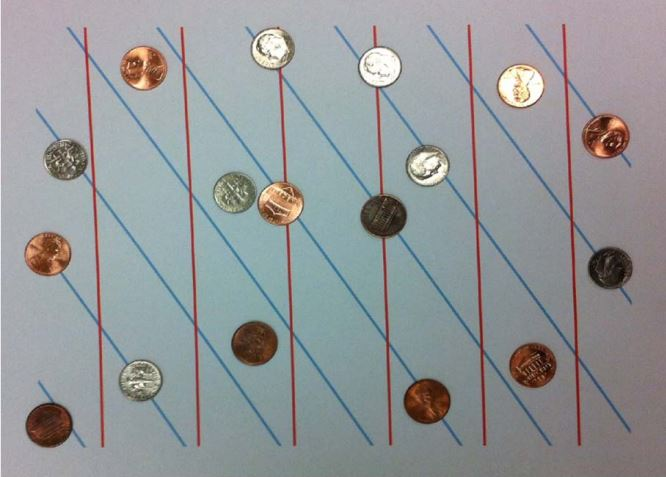
#> input picture original_imgs/hough.jpg, 666 x 477 px
$ python CVIP_proj3_3.py
#> lines starting #> are read from the running program, lines starting #| are printed output that depends on the picture; after the words box and inside, x2 and y2 are one past the last pixel; in counts of white or black regions, pixels touching at a corner belong together
# -*- coding: utf-8 -*-
"""
@author: disha
"""


import numpy as np
import cv2

def hough_lines_acc(img, theta_resolution=1):
    height, width = img.shape
    img_diagonal = np.ceil(np.sqrt(height*height + width*width))
    rhos = np.linspace(-img_diagonal, img_diagonal, img_diagonal*2)
    thetas = np.deg2rad(np.arange(-90, 90, theta_resolution))

    # create the empty Hough Accumulator with dimensions equal to the size of
    # rhos and thetas
    hough_acc = np.zeros((len(rhos), len(thetas)), dtype=np.uint8)
    y_id, x_id = np.nonzero(img) # find all edge (nonzero) pixel indexes

    for i in range(len(x_id)): # cycle through edge points
        x = x_id[i]
        y = y_id[i]

        for i in range(len(thetas)):
            rho = int((x * np.cos(thetas[i]) + y * np.sin(thetas[i])) + img_diagonal)
            hough_acc[rho, i] += 1

    return hough_acc, rhos, thetas

def hough_peaks(hough_acc, num_peaks, nhood_size):
    # loop through number of peaks to identify
    indicies = []
    hough_acc_1 = np.copy(hough_acc)
    for i in range(num_peaks):
        idmax = np.argmax(hough_acc_1)
        hough_acc_idmax = np.unravel_index(idmax, hough_acc_1.shape)
        indicies.append(hough_acc_idmax)


        idmax_y, idmax_x = hough_acc_idmax

        if (idmax_x - (nhood_size/2)) < 0:
            min_x = 0
        else:
            min_x = idmax_x - (nhood_size/2)

        if ((idmax_x + (nhood_size/2) + 1) > hough_acc.shape[1]):
            max_x = hough_acc.shape[1]
        else:
            max_x = idmax_x + (nhood_size/2) + 1


        if (idmax_y - (nhood_size/2)) < 0:
            min_y = 0
        else:
            min_y = idmax_y - (nhood_size/2)
        if ((idmax_y + (nhood_size/2) + 1) > hough_acc.shape[0]):
            max_y = hough_acc.shape[0]
        else:
            max_y = idmax_y + (nhood_size/2) + 1

        for x in range(int(min_x), int(max_x)):
            for y in range(int(min_y), int(max_y)):

                hough_acc_1[y, x] = 0


                if (x == min_x or x == (max_x - 1)):
                    hough_acc[y, x] = 255
                if (y == min_y or y == (max_y - 1)):
                    hough_acc[y, x] = 255

    return indicies, hough_acc

def hough_lines_draw(img, indicies, rhos, thetas):
    for i in range(len(indicies)):
        rho = rhos[indicies[i][0]]
        theta = thetas[indicies[i][1]]
        a = np.cos(theta)
        b = np.sin(theta)
        x0 = a*rho
        y0 = b*rho

        x1 = int(x0 + 1000*(-b))
        y1 = int(y0 + 1000*(a))
        x2 = int(x0 - 1000*(-b))
        y2 = int(y0 - 1000*(a))

        cv2.line(img, (x1, y1), (x2, y2), (0, 255, 0), 2)

# read in shapes image and convert to grayscale
coin_img = cv2.imread('original_imgs/hough.jpg')
#> coin_img is the input picture: shape (477, 666, 3); mean B, G, R 152.7, 150.8, 147.3

img_b = coin_img.copy()

img_b[:, :, 1] = 0
img_b[:, :, 2] = 0

blur_img_b = cv2.GaussianBlur(img_b, (5, 5), 1.5)

coin_edges = cv2.Canny(blur_img_b, 100, 200)
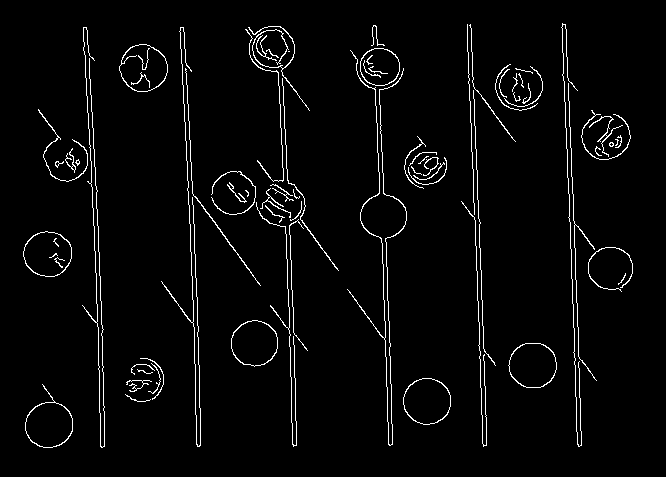
#> coin_edges: shape (477, 666); 3.2% white in thin lines or dots, all inside (x1, y1, x2, y2) = (23, 23, 633, 448)


# run hough_lines_accumulator on the shapes canny_edges image
hough_acc, rhos, thetas = hough_lines_acc(coin_edges)
#> in hough_lines_acc, `y_id, x_id = np.nonzero(img)`: y_id = 10044 values from 23 to 447; x_id = 10044 values, max 632 at index 6358, min 23 at index 6063, mean 326.7
#> the loop in hough_lines_acc, `for i in range(len(x_id)):` made 10044 passes
#> (x, y) on passes 1 to 3: (562, 23), (467, 24), (470, 24)
#> rhos = 1640 values from -820 to 820; thetas = 180 values from -1.57 to 1.55
indicies, hough_acc = hough_peaks(hough_acc, 6, 20) # find peaks
#> the loop in hough_peaks, `for i in range(num_peaks):` made 6 passes
#> (idmax, idmax_y, idmax_x, min_x, max_x, min_y, max_y) on passes 1 to 6: (248668, 1381, 88, 78, 99, 1371, 1392), (232288, 1290, 88, 78, 99, 1280, 1301), (162267, 901, 87, 77, 98, 891, 912), (179547, 997, 87, 77, 98, 987, 1008), (214648, 1192, 88, 78, 99, 1182, 1203), (196827, 1093, 87, 77, 98, 1083, 1104)
#> after the loop in hough_peaks, `for i in range(num_peaks):`:
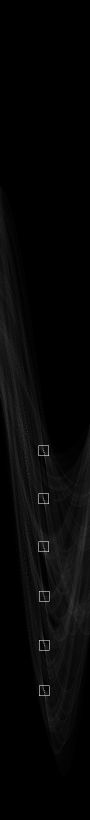
#> hough_acc: shape (1640, 180) (shown at 1/2 size); min 0, max 255, mean 6.5
#> after the loop in hough_peaks, `for i in range(num_peaks):`:
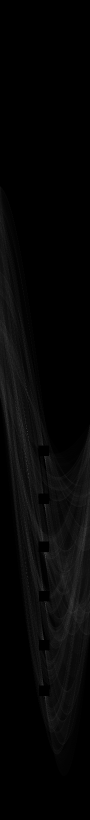
#> hough_acc_1: shape (1640, 180) (shown at 1/2 size); min 0, max 130, mean 5.9
#> after the loop in hough_peaks, `for i in range(num_peaks):`: indicies = [(1381, 88), (1290, 88), (901, 87), (997, 87), (1192, 88), (1093, 87)]
hough_lines_draw(coin_img, indicies, rhos, thetas)
#> the loop in hough_lines_draw, `for i in range(len(indicies)):` made 6 passes
#> (rho, theta, b, x0, y0, x1, y1, x2) on passes 1 to 6: (561.8, -0.0349, -0.0349, 561.5, -19.61, 596, 979, 526), (470.8, -0.0349, -0.0349, 470.5, -16.43, 505, 982, 435), (81.55, -0.0524, -0.0523, 81.44, -4.27, 133, 994, 29), (177.6, -0.0524, -0.0523, 177.4, -9.3, 229, 989, 125), (372.7, -0.0349, -0.0349, 372.5, -13.01, 407, 986, 337), (273.7, -0.0524, -0.0523, 273.3, -14.32, 325, 984, 220)


cv2.imwrite('red_lines.jpg',coin_img)

# read in shapes image and convert to grayscale
coin_img_b = cv2.imread('original_imgs/hough.jpg')

img_b = coin_img_b.copy()

img_b[:, :, 0] = 0
img_b[:, :, 1] = 0


blur_img_b = cv2.GaussianBlur(img_b, (5, 5), 0)

coin_edges_b = cv2.Canny(blur_img_b, 100, 200)
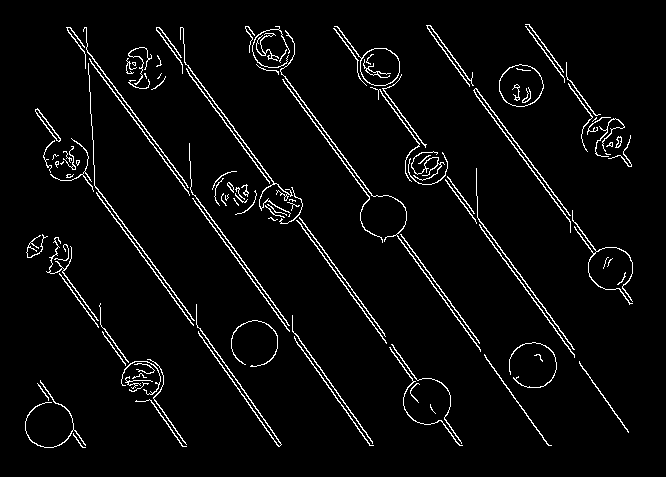
#> coin_edges_b: shape (477, 666); 3.9% white in thin lines or dots, all inside (x1, y1, x2, y2) = (25, 24, 633, 448)


hough_acc, rhos, thetas = hough_lines_acc(coin_edges_b)
#> the loop in hough_lines_acc (call 2), `for i in range(len(x_id)):` made 12302 passes
#> (x, y) on passes 1 to 3: (525, 24), (526, 24), (527, 24)
indicies, hough_acc = hough_peaks(hough_acc, 8, 40) # find peaks
#> call 2 of hough_peaks, with num_peaks = 8, nhood_size = 40
#> the loop in hough_peaks (call 2), `for i in range(num_peaks):` made 8 passes
#> (idmax, hough_acc_idmax, idmax_y, min_y, max_y) on passes 1 to 8: (193374, (1074, 54), 1074, 1054, 1095), (141174, (784, 54), 784, 764, 805), (168174, (934, 54), 934, 914, 955), (154674, (859, 54), 859, 839, 880), (180954, (1005, 54), 1005, 985, 1026), (207594, (1153, 54), 1153, 1133, 1174), (127854, (710, 54), 710, 690, 731), (221994, (1233, 54), 1233, 1213, 1254)
#> after the loop in hough_peaks (call 2), `for i in range(num_peaks):`:
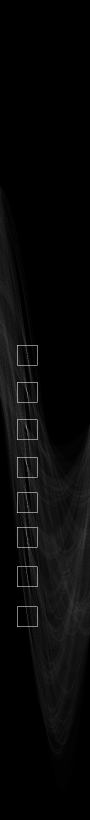
#> hough_acc: shape (1640, 180) (shown at 1/2 size); min 0, max 255, mean 8.5
#> after the loop in hough_peaks (call 2), `for i in range(num_peaks):`:
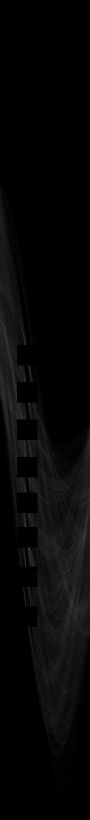
#> hough_acc_1: shape (1640, 180) (shown at 1/2 size); min 0, max 118, mean 6.6
#> after the loop in hough_peaks (call 2), `for i in range(num_peaks):`: indicies = [(1074, 54), (784, 54), (934, 54), (859, 54), (1005, 54), (1153, 54), (710, 54), (1233, 54)]
hough_lines_draw(coin_img_b, indicies, rhos, thetas)
#> the loop in hough_lines_draw (call 2), `for i in range(len(indicies)):` made 8 passes
#> (rho, x0, y0, x1, y1, x2, y2) on passes 1 to 8: (254.7, 206, -149.7, 793, 659, -381, -958), (-35.52, -28.74, 20.88, 559, 829, -616, -788), (114.6, 92.69, -67.34, 680, 741, -495, -876), (39.52, 31.98, -23.23, 619, 785, -555, -832), (185.6, 150.2, -109.1, 737, 699, -437, -918), (333.7, 270, -196.1, 857, 612, -317, -1005), (-109.6, -88.64, 64.4, 499, 873, -676, -744), (413.8, 334.7, -243.2, 922, 565, -253, -1052)
#> after the loop in hough_lines_draw (call 2), `for i in range(len(indicies)):`:
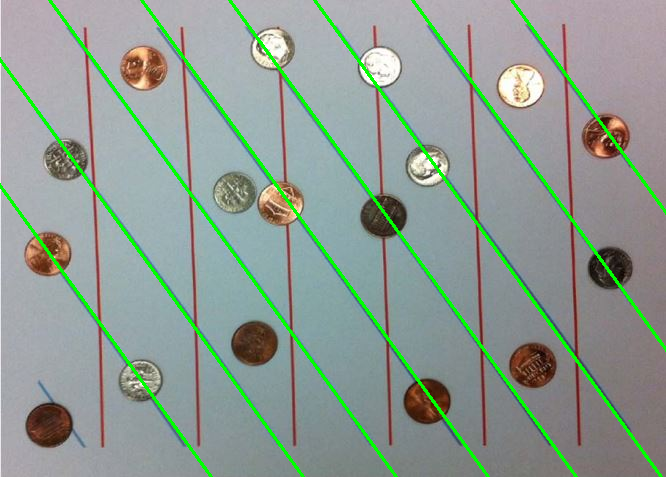
#> img: shape (477, 666, 3); mean B, G, R 146.9, 155.6, 142.3

cv2.imwrite('blue_lines.jpg',coin_img_b)
